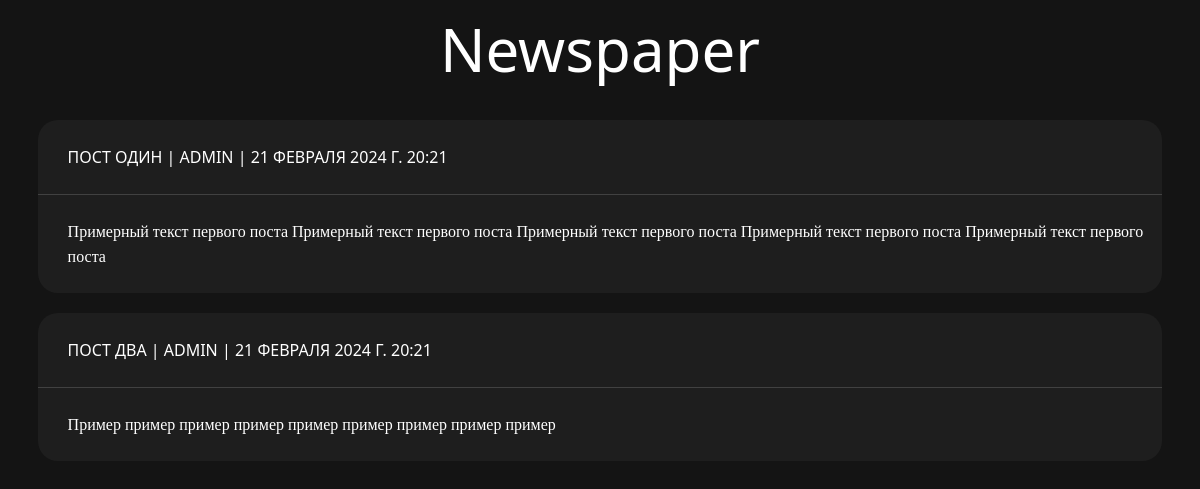
The page /articles/ on the database as committed earlier.
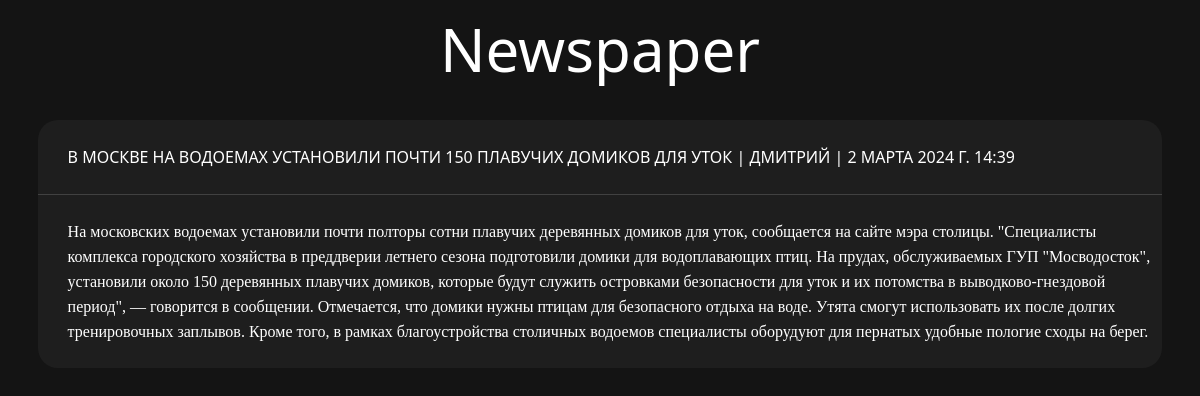
The same page on the database as committed later.
### articles/models.py (models this page shows)
class articles(models.Model):
    title=models.CharField(max_length=255)
    body=models.TextField()
    date=models.DateTimeField(auto_now_add=True)
    author=models.ForeignKey(
        settings.AUTH_USER_MODEL,
        on_delete=models.CASCADE,
    )

### users/models.py (models this page shows)
class CustomUser(AbstractUser):
    age = models.PositiveIntegerField(default=0)

### articles/views.py (the view)
# urls.py: path('', views.ArticlesListView.as_view(), name='articles_list')
class ArticlesListView(ListView):
    model = models.articles
    template_name = 'articles_list.html'

### templates/articles_list.html
{% extends 'base.html' %}
{% block content %}
    {% for articles in object_list %}
        <div class="list_main">
            <div class="list_title">
               <p class="list_title_text">{{ articles.title }} |
                {{ articles.author }} |
                {{ articles.date}}</p>
            </div>
            <div class="list_body">
                <p class="list_body_text"> {{ articles.body }}</p>
            </div>
        </div>
    {% endfor %}
{% endblock %}

### templates/base.html (shortened to what this page needs)
{% load static %}
<!DOCTYPE html>
<html>
<head>
    <link rel="stylesheet" href=" {% static 'css/base.css' %}">
    <link rel="stylesheet" href=" {% static 'css/home.css' %}">
    <link rel="stylesheet" href=" {% static 'css/login.css' %}">
    <link rel="stylesheet" href=" {% static 'css/signup.css' %}">
    <link rel="stylesheet" href=" {% static 'css/logout.css' %}">
    <link rel="stylesheet" href=" {% static 'css/password_change_form.css' %}">
    <link rel="stylesheet" href=" {% static 'css/articles_list.css' %}">
</head>
<body>
    <div class="top">
        <a href="{% url 'home' %}">Newspaper</a>
    </div>
    <div class="content">
    {% block content %}
    {% endblock %}
    </div>
</body>
</html>

### static/css/base.css (style rules this page uses)
html { background-color: rgb(20, 20, 20); color: white; font-family:'Segoe UI', Tahoma, Geneva, Verdana, sans-serif ; }
a { text-decoration: none; }
.top { font-size: 25px; display: flex; flex-direction: row; justify-content: center; padding-bottom: 20px; }
.top a { color: white; font-size: 60px; }
.content { display: flex; flex-direction: column; justify-content: flex-start; align-items: center; height: 705px; width: 100%; }

### static/css/articles_list.css (style rules this page uses)
.list_main { display: flex; justify-content: flex-start; align-items: flex-start; flex-direction: column; background-color: rgb(30,30,30); border-radius: 20px; width: 95%; margin: 10px; }
.list_title { box-sizing: border-box; display: flex; justify-content: flex-start; align-items: flex-start; flex-direction: row; width: 100%; border-bottom: 1px solid rgb(65,65,65); padding: 10px; padding-left: 30px; }
.list_title_text { text-transform: uppercase; height: 1%; }
.list_body { box-sizing: border-box; display: flex; justify-content: flex-start; align-items: flex-start; width: 100%; padding: 8px; padding-left: 30px; }
.list_body_text { font-family:'Verdana'; line-height: 25px; }

Rows that differ between the two databases and show on the page:
removed articles: title "ПОСТ ОДИН", author "ADMIN", date "21 ФЕВРАЛЯ 2024 Г. 20:21", body "Примерный текст первого поста Примерный текст первого поста Примерный текст первого поста Примерный текст первого поста Примерный текст первого поста"
removed articles: title "ПОСТ ДВА", author "ADMIN", date "21 ФЕВРАЛЯ 2024 Г. 20:21", body "Пример пример пример пример пример пример пример пример пример"
added articles: title "В МОСКВЕ НА ВОДОЕМАХ УСТАНОВИЛИ ПОЧТИ 150 ПЛАВУЧИХ ДОМИКОВ ДЛЯ УТОК", author "ДМИТРИЙ", date "2 МАРТА 2024 Г. 14:39", body "На московских водоемах установили почти полторы сотни плавучих деревянных домиков для уток, сообщается на сайте мэра столицы. \"Специалисты комплекса городского хозяйства в преддверии летнего сезона подготовили домики для водоплавающих птиц. На прудах, обслуживаемых ГУП \"Мосводосток\", установили около 150 деревянных плавучих домиков, которые будут служить островками безопасности для уток и их потомства в выводково-гнездовой период\", — говорится в сообщении. Отмечается, что домики нужны птицам для безопасного отдыха на воде. Утята смогут использовать их после долгих тренировочных заплывов. Кроме того, в рамках благоустройства столичных водоемов специалисты оборудуют для пернатых удобные…"
